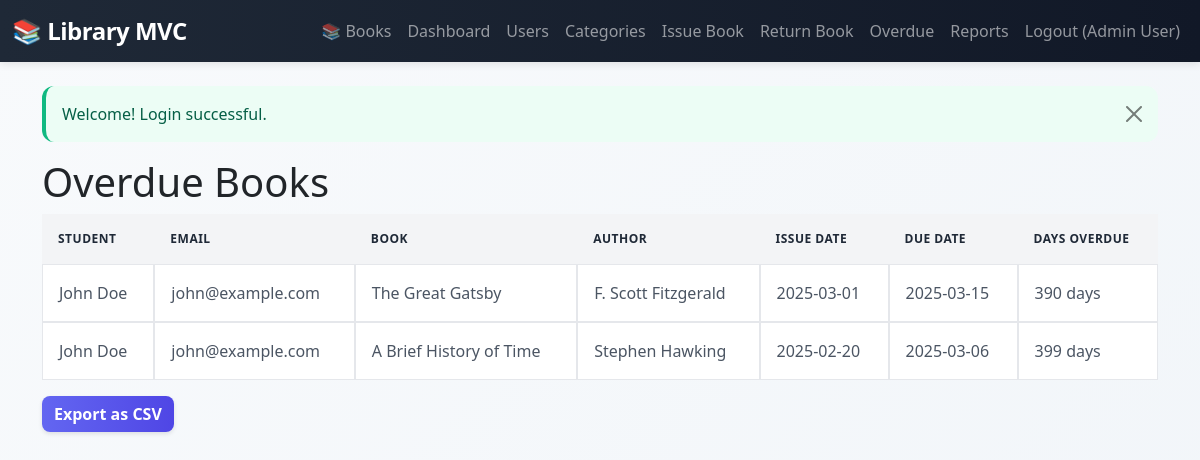
Screenshot of /public/index.php?url=transaction/overdue (signed in) with the database file from the repository.
### tables this page shows
CREATE TABLE transactions (
    id INT AUTO_INCREMENT PRIMARY KEY,
    user_id INT NOT NULL,
    book_id INT NOT NULL,
    issue_date DATE NOT NULL,
    due_date DATE NOT NULL,
    return_date DATE DEFAULT NULL,
    status ENUM('issued', 'returned', 'overdue') DEFAULT 'issued',
    created_at TIMESTAMP DEFAULT CURRENT_TIMESTAMP,
    FOREIGN KEY (user_id) REFERENCES users(id) ON DELETE CASCADE,
    FOREIGN KEY (book_id) REFERENCES books(id) ON DELETE CASCADE
);

CREATE TABLE users (
    id INT AUTO_INCREMENT PRIMARY KEY,
    name VARCHAR(100) NOT NULL,
    email VARCHAR(100) UNIQUE NOT NULL,
    password VARCHAR(255) NOT NULL,
    role ENUM('admin', 'student') DEFAULT 'student',
    created_at TIMESTAMP DEFAULT CURRENT_TIMESTAMP
);

CREATE TABLE books (
    id INT AUTO_INCREMENT PRIMARY KEY,
    title VARCHAR(255) NOT NULL,
    author VARCHAR(100) NOT NULL,
    isbn VARCHAR(20),
    category_id INT,
    total_copies INT NOT NULL DEFAULT 1,
    available_copies INT NOT NULL DEFAULT 1,
    created_at TIMESTAMP DEFAULT CURRENT_TIMESTAMP,
    FOREIGN KEY (category_id) REFERENCES categories(id) ON DELETE SET NULL
);

### app/controllers/BaseController.php (called while the page is built, shortened)
<?php
abstract class BaseController {
    protected function view($view, $data = []) {
        extract($data);
        require_once "app/views/layouts/header.php";
        require_once "app/views/$view.php";
        require_once "app/views/layouts/footer.php";
    }
}
?>

### app/controllers/TransactionController.php (called while the page is built, shortened)
<?php
require_once 'app/controllers/BaseController.php';
require_once 'app/models/Transaction.php';
class TransactionController extends BaseController {
    public function overdue() {
        $transactionModel = new Transaction();
        $overdue = $transactionModel->getOverdueBooks();
        $this->view('transactions/overdue', ['overdue' => $overdue]);
    }
}
?>

### app/models/Transaction.php (called while the page is built, shortened)
<?php
require_once 'app/config/database.php';
class Transaction {
    private $conn;
    public function __construct() {
        $database = new Database();
        $this->conn = $database->getConnection();
    }
    public function getOverdueBooks() {
        $today = date('Y-m-d');
        $query = "SELECT t.*, u.name as user_name, u.email, b.title as book_title, b.author
                  FROM transactions t
                  JOIN users u ON t.user_id = u.id
                  JOIN books b ON t.book_id = b.id
                  WHERE t.status IN ('issued', 'overdue') AND t.due_date < :today";
        $stmt = $this->conn->prepare($query);
        $stmt->bindParam(':today', $today);
        $stmt->execute();
        return $stmt->fetchAll(PDO::FETCH_ASSOC);
    }
}
?>

### app/config/database.php (called while the page is built, shortened)
<?php
class Database {
    private $host = 'localhost';
    private $db_name = 'library_mvc';
    private $username = 'root';
    private $password = '';
    public function getConnection() {
        $this->conn = null;
        try {
            $this->conn = new PDO("mysql:host=" . $this->host . ";dbname=" . $this->db_name, $this->username, $this->password);
            $this->conn->setAttribute(PDO::ATTR_ERRMODE, PDO::ERRMODE_EXCEPTION);
        } catch(PDOException $exception) {
            echo "Connection error: " . $exception->getMessage();
        }
        return $this->conn;
    }
}
?>

### app/views/transactions/overdue.php (the view)
<h1>Overdue Books</h1>
<?php if (empty($overdue)): ?>
    <div class="alert alert-success">No overdue books. Good job!</div>
<?php else: ?>
    <table class="table table-bordered">
        <thead>
            <tr>
                <th>Student</th>
                <th>Email</th>
                <th>Book</th>
                <th>Author</th>
                <th>Issue Date</th>
                <th>Due Date</th>
                <th>Days Overdue</th>
            </tr>
        </thead>
        <tbody>
            <?php foreach ($overdue as $row): ?>
            <tr>
                <td><?= htmlspecialchars($row['user_name']) ?></td>
                <td><?= htmlspecialchars($row['email']) ?></td>
                <td><?= htmlspecialchars($row['book_title']) ?></td>
                <td><?= htmlspecialchars($row['author']) ?></td>
                <td><?= $row['issue_date'] ?></td>
                <td><?= $row['due_date'] ?></td>
                <td>
                    <?php
                        $due = new DateTime($row['due_date']);
                        $today = new DateTime();
                        $interval = $today->diff($due);
                        echo $interval->days . ' days';
                    ?>
                </td>
            </tr>
            <?php endforeach; ?>
        </tbody>
    </table>
    <a href="/library_mvc/public/index.php?url=report/exportOverdue" class="btn btn-primary">Export as CSV</a>
<?php endif; ?>

### public/css/style.css (style rules this page uses)
:root { --primary: #6366f1; --primary-dark: #4f46e5; --secondary: #10b981; --warning: #f59e0b; --info: #06b6d4; --danger: #ef4444; --light-bg: #f8fafc; --border-radius: 12px; }
body { background: linear-gradient(135deg, #f8fafc 0%, #f1f5f9 100%); min-height: 100vh; font-family: 'Segoe UI', Tahoma, Geneva, Verdana, sans-serif; }
.btn { border: none; border-radius: 8px; font-weight: 600; transition: all 0.3s ease; box-shadow: 0 2px 4px rgba(0, 0, 0, 0.1); }
.btn-primary { background: linear-gradient(90deg, var(--primary) 0%, var(--primary-dark) 100%); }
.table { border-collapse: separate; border-spacing: 0; }
.table thead th { background: #f3f4f6; font-weight: 700; border: none; color: #1f2937; padding: 1rem; text-transform: uppercase; font-size: 0.75rem; letter-spacing: 0.5px; }
.table tbody td { padding: 1rem; border: 1px solid #e5e7eb; color: #4b5563; }
.table tbody tr { transition: background-color 0.2s ease; }

### rows the page displays
transactions: user.name "John Doe", user.email "john@example.com", book.title "The Great Gatsby", book.author "F. Scott Fitzgerald", issue_date "2025-03-01", due_date "2025-03-15", due_date "390"
transactions: user.name "John Doe", user.email "john@example.com", book.title "A Brief History of Time", book.author "Stephen Hawking", issue_date "2025-02-20", due_date "2025-03-06", due_date "399"

### other values shown
$_SESSION['user_name'] "Admin User"
$_SESSION['flash']['message'] "Welcome! Login successful."
